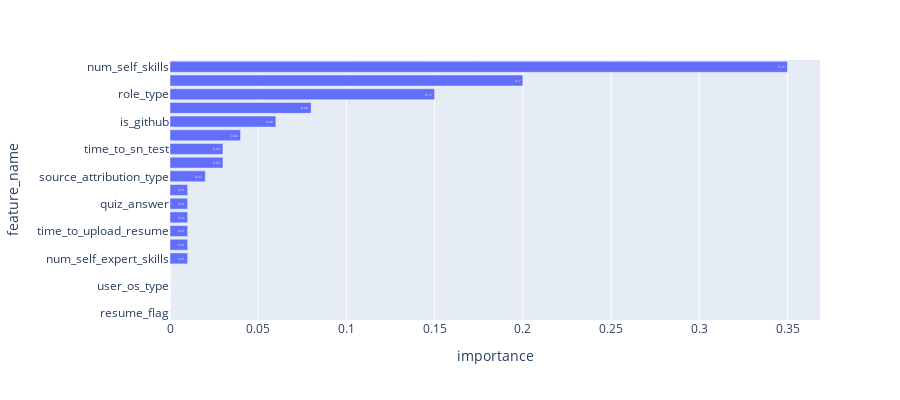

Notebook code for this chart:
### Markdown cell above
# Decesion Tree Model

### Code cell
from cgitb import text
from sklearn.tree import DecisionTreeRegressor
from sklearn.tree import DecisionTreeClassifier
from sklearn import tree
import matplotlib.pyplot as plt
from sklearn import metrics

dtc = DecisionTreeClassifier(criterion = "gini", random_state = 100,max_depth=8, min_samples_leaf=5)
dtc.fit(X_train, y_train)
y_pred = dtc.predict(X_test)
print("Accuracy:",metrics.accuracy_score(y_test, y_pred))
print("Recall/True Positive Rate:",metrics.recall_score(y_test, y_pred))
print("Precision:",metrics.precision_score(y_test, y_pred))
print(classification_report(y_test, y_pred))

#fig = plt.figure(figsize=(25,20))
#_ = tree.plot_tree(dtc, feature_names=X_train.columns, filled=True)

importances = dtc.feature_importances_
indices = np.argsort(importances)
y=importances[indices]
x = np.array(X_train.columns)[indices]
df = pd.DataFrame({'feature_name':x, 'importance':np.round(y,2)})
fig = px.bar(df.sort_values(by='importance', ascending=True), y='feature_name', x='importance',
             text='importance', height=400)
fig.update_traces(textfont_size=12, textangle=0, textposition="inside", cliponaxis=False)
fig.show()


# partial dependency
# within first week use that data, 
# 
# drop based on variance for contin
# and for bin if smaller class is less than 2%
# 
# on

### Figure 1 — Plotly figure (JSON) as saved in the notebook; plotly's stock layout.template omitted (floating-point values rounded to 4 significant figures)
{"data": [{"alignmentgroup": "True", "cliponaxis": false, "hovertemplate": "importance=%{text}<br>feature_name=%{y}<extra></extra>", "legendgroup": "", "marker": {"color": "#636efa", "pattern": {"shape": ""}}, "name": "", "offsetgroup": "", "orientation": "h", "showlegend": false, "text": [0, 0, 0, 0, 0.01, 0.01, 0.01, 0.01, 0.01, 0.01, 0.02, 0.03, 0.03, 0.04, 0.06, 0.08, 0.15, 0.2, 0.35], "textangle": 0, "textfont": {"size": 12}, "textposition": "inside", "type": "bar", "x": [0, 0, 0, 0, 0.01, 0.01, 0.01, 0.01, 0.01, 0.01, 0.02, 0.03, 0.03, 0.04, 0.06, 0.08, 0.15, 0.2, 0.35], "xaxis": "x", "y": ["resume_flag", "english_communication", "user_os_type", "is_quiz_answer_correct", "num_self_expert_skills", "num_self_intermediate_skills", "time_to_upload_resume", "years_of_remote_experience", "quiz_answer", "num_self_advanced_skills", "source_attribution_type", "sn_avg_score", "time_to_sn_test", "num_chars_resume", "is_github", "num_self_beginner_skills", "role_type", "years_of_experience", "num_self_skills"], "yaxis": "y"}], "layout": {"barmode": "relative", "height": 400, "legend": {"tracegroupgap": 0}, "margin": {"t": 60}, "xaxis": {"anchor": "y", "domain": [0, 1], "title": {"text": "importance"}}, "yaxis": {"anchor": "x", "domain": [0, 1], "title": {"text": "feature_name"}}}}
